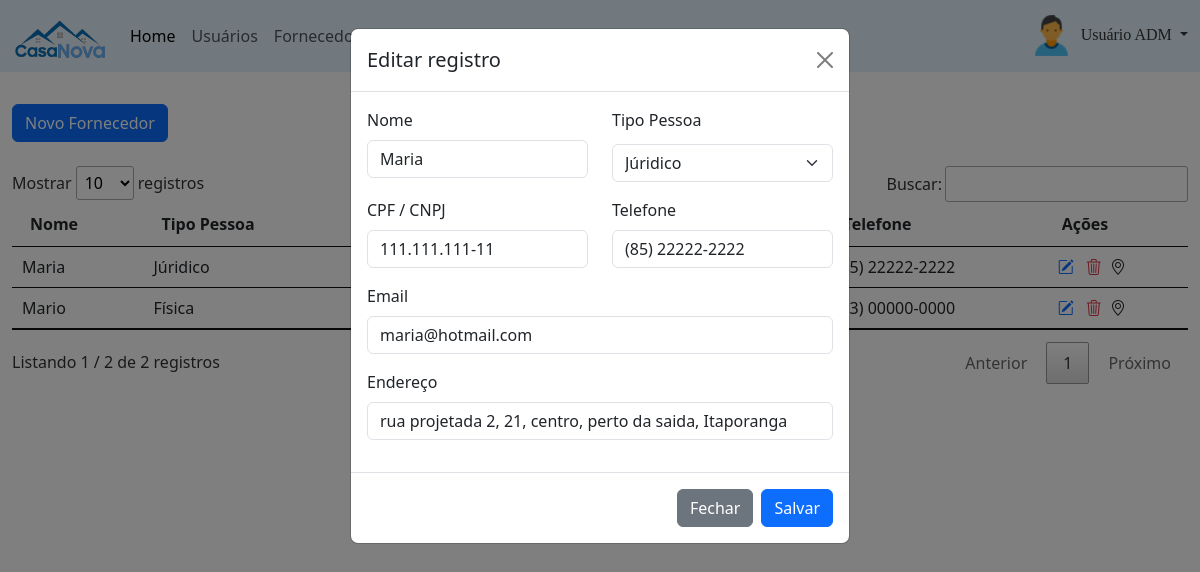
The app's page /painel-adm/index.php?pagina=fornecedores&funcao=editar&id=15 (signed in) with its own data.
### tables this page shows
CREATE TABLE `usuarios` (
  `id` int(11) NOT NULL,
  `nome` varchar(50) NOT NULL,
  `cpf` varchar(18) NOT NULL,
  `email` varchar(50) NOT NULL,
  `senha` varchar(20) NOT NULL,
  `nivel` varchar(13) NOT NULL
);

CREATE TABLE `fornecedores` (
  `id` int(11) NOT NULL,
  `nome` varchar(50) NOT NULL,
  `tipo_pessoa` varchar(10) NOT NULL,
  `cpf` varchar(14) DEFAULT NULL,
  `email` varchar(50) DEFAULT NULL,
  `telefone` varchar(15) DEFAULT NULL,
  `endereco` varchar(120) DEFAULT NULL
);

### painel-adm/fornecedores.php (the view, shortened to what this page needs)
<?php
$pag = 'fornecedores';
require_once("../conexao.php");
?>
<a class="btn btn-primary mt-2" href='index.php?pagina=<?php echo $pag ?>&funcao=novo' role="button">Novo Fornecedor</a>
<div class="mt-4">
    <?php
    $query = $pdo->query("SELECT * from fornecedores order by id desc");
    $res = $query->fetchAll(PDO::FETCH_ASSOC);
    $total_reg = @count($res);
    if($total_reg > 0){ ?>
    <table id="example" class="table table-hover my-2">
            <thead>
                <tr>
                    <th>Nome</th>
                    <th>Tipo Pessoa</th>
                    <th>CPF / CNPJ</th>
                    <th>Email</th>
                    <th>Telefone</th>
                    <th>Ações</th>
                </tr>
            </thead>
            <tbody>
                <?php
                for($i=0; $i <$total_reg; $i++){
                ?>
                <tr>
                    <td><?php echo $res[$i]["nome"] ?></td>
                    <td><?php echo $res[$i]["tipo_pessoa"] ?></td>
                    <td><?php echo $res[$i]["cpf"] ?></td>
                    <td><?php echo $res[$i]["email"] ?></td>
                    <td><?php echo $res[$i]["telefone"] ?></td>
                    <td>
                        <a href="index.php?pagina=<?php echo $pag ?>&funcao=editar&id=<?php echo $res[$i]['id'] ?>" title="Editar Registro" style="text-decoration: none;">
                            <i class="bi bi-pencil-square text-primary mx-1"></i>
                        </a>
                        <a href="index.php?pagina=<?php echo $pag ?>&funcao=deletar&id=<?php echo $res[$i]['id'] ?>" title="Excluir Registro" style="text-decoration: none;">
                            <i class="bi bi-trash3 text-danger mx-1"></i>
                        </a>
                        <a href="#" onclick="mostrarDados('<?php echo $res[$i]['endereco'] ?>', '<?php echo $res[$i]['nome'] ?>')" title="Ver endereço" style="text-decoration: none;">
                            <i class="bi bi-geo-alt text-dark "></i>
                        </a>
                    </td>
                </tr>
                <?php } ?>
            </tbody>
    </table>
    <?php }else{
        echo "<p>Não existem dados para serem exibidos!";
    } ?>
</div>
<?php
if(@$_GET['funcao'] == "editar"){
    $titulo_modal = "Editar registro";
    $query = $pdo->query("SELECT * from fornecedores WHERE id = '$_GET[id]'");
    $res = $query->fetchAll(PDO::FETCH_ASSOC);
    $total_reg = @count($res);
    if($total_reg > 0){
        $nome = $res[0]['nome'];
        $tipo_pessoa = $res[0]['tipo_pessoa'];
        $cpf = $res[0]['cpf'];
        $email = $res[0]['email'];
        $telefone = $res[0]['telefone'];
        $endereco = $res[0]['endereco'];
    }
}else{
    $titulo_modal = "Inserir registro";
}
?>
<div class="modal fade" tabindex="-1" id="modalCadastrar" data-bs-backdrop="static">
    <div class="modal-dialog">
        <div class="modal-content">
            <div class="modal-header">
                <h5 class="modal-title"><?php echo $titulo_modal ?></h5>
                <button type="button" class="btn-close" data-bs-dismiss="modal" aria-label="Close"></button>
            </div>
            <form method="POST" id="form">
                <div class="modal-body">
                    <div class="row">
                        <div class="col-md-6">
                            <div class="mb-3">
                                <label for="exampleFormControlInput1" class="form-label">Nome</label>
                                <input type="text" class="form-control" name="nome" id="nome" placeholder="Nome" required="" value="<?php echo @$nome ?>">
                            </div>
                        </div>
                        <div class="col-md-6">
                            <div class="mb-3">
                                <label for="exampleFormControlInput1" class="form-label">Tipo Pessoa</label>
                                <select class="form-select mt-1" aria-label="Default select example" name="tipo_pessoa">
                                    <option <?php if(@$tipo_pessoa == 'Júridico'){ ?> selected <?php } ?>  value="Júridico">Júridico</option>
                                </select>
                            </div>
                        </div>
                        <div class="col-md-6">
                            <div class="mb-3">
                                <label for="exampleFormControlInput1" class="form-label">CPF / CNPJ</label>
                                <input type="text" class="form-control" name="cpf" id="cpf" placeholder="CPF ou CNPJ" value="<?php echo @$cpf ?>">
                            </div>
                        </div>
                        <div class="col-md-6">
                            <div class="mb-3">
                                <label for="exampleFormControlInput1" class="form-label">Telefone</label>
                                <input type="text" class="form-control" name="telefone" id="telefone" placeholder="Telefone com DDD" value="<?php echo @$telefone ?>">
                            </div>
                        </div>
                    </div>
                    <div class="mb-3">
                        <label for="exampleFormControlInput1" class="form-label">Email</label>
                        <input type="email" class="form-control" name="email" id="email" placeholder="Email" value="<?php echo @$email ?>">
                    </div>
                    <div class="mb-3">
                        <label for="exampleFormControlInput1" class="form-label">Endereço</label>
                        <input type="text" class="form-control" name="endereco" id="endereco" placeholder="Rua, número, bairro, complemento e CEP" value="<?php echo @$endereco ?>">
                    </div>
                </div>
                <div class="modal-footer">
                    <button name="btn-fechar" id="btn-fechar" type="button" class="btn btn-secondary" data-bs-dismiss="modal">Fechar</button>
                    <button name="btn-salvar" id="btn-salvar" type="submit" class="btn btn-primary">Salvar</button>
                </div>
            </form>
        </div>
    </div>
</div>

### painel-adm/index.php (shortened to what this page needs)
<?php
require_once("../conexao.php");
$menu1 = "home";
$menu2 = "usuarios";
$menu3 = "fornecedores";
$query = $pdo->query("SELECT * from usuarios WHERE id = '$_SESSION[id_usuario]'");
$res = $query->fetchAll(PDO::FETCH_ASSOC);
$nome_usu = $res[0]['nome'];
?>
<!DOCTYPE html>
<html lang="pt-br">
    <head>
        <link href="https://cdn.jsdelivr.net/npm/bootstrap@5.3.0-alpha1/dist/css/bootstrap.min.css" rel="stylesheet">
        <link rel="stylesheet" type="text/css" href="../recurso/DataTables/datatables.min.css"/>
        <link rel="stylesheet" href="https://cdn.jsdelivr.net/npm/bootstrap-icons@1.10.3/font/bootstrap-icons.css">
    </head>
    <body>
        <header>
            <nav class="navbar navbar-expand-lg" style="background-color: #e3f2fd;">
                <div class="container-fluid">
                    <a class="navbar-brand" href="index.php"><img src="../imagem/logo.png" class="img-fluid" width="94px" height="60px" alt="Logo"/></a>
                    <div class="collapse navbar-collapse" id="navbarSupportedContent">
                        <ul class="navbar-nav me-auto mb-2 mb-lg-0">
                            <li class="nav-item">
                                <a class="nav-link active" aria-current="page" href="index.php?pagina=<?php echo $menu1 ?>">Home</a>
                            </li>
                            <li class="nav-item">
                                <a class="nav-link" href="index.php?pagina=<?php echo $menu2 ?>">Usuários</a>
                            </li>
                            <li class="nav-item">
                                <a class="nav-link" href="index.php?pagina=<?php echo $menu3 ?>">Fornecedores</a>
                            </li>
                            <li class="nav-item dropdown">
                                <a class="nav-link dropdown-toggle" href="#" role="button" data-bs-toggle="dropdown" aria-expanded="false">
                                </a>
                            </li>
                            <li class="nav-item dropdown">
                                <a class="nav-link dropdown-toggle" href="#" role="button" data-bs-toggle="dropdown" aria-expanded="false">
                                </a>
                            </li>
                            <li class="nav-item dropdown">
                                <a class="nav-link dropdown-toggle" href="#" role="button" data-bs-toggle="dropdown" aria-expanded="false">
                                </a>
                            </li>
                            <li class="nav-item dropdown">
                                <a class="nav-link dropdown-toggle" href="#" role="button" data-bs-toggle="dropdown" aria-expanded="false">
                                </a>
                            </li>
                        </ul>
                        <form class="d-flex">
                            <div class="btn-group">
                                <a class="dropdown-toggle" href="#" role="button" data-bs-toggle="dropdown" aria-expanded="false" style="text-decoration: none; color: #363636;">
                                    <img src="../imagem/icone-usuario.png" width="49px" height="49px" alt="usuário padrão"/>
                                    <font face="Verdana"><?php echo $nome_usu; ?></font>
                                </a>
                            </div>
                        </form>
                    </div>
                </div>
            </nav>
        </header>
        <main>
            <div class="container-fluid mt-4">
                <?php
                if(@$_GET['pagina'] == $menu1){
                    require_once($menu1. ".php");
                }
                else if(@$_GET['pagina'] == $menu2){
                    require_once($menu2. ".php");
                }
                else if(@$_GET['pagina'] == $menu3){
                    require_once($menu3. ".php");
                }
                ?>
            </div>
        </main>
    </body>
</html>

### records on screen
usuarios: nome "Usuário ADM"
fornecedores: nome "Maria", tipo_pessoa "Júridico", telefone "(85) 22222-2222", cpf "111.111.111-11", email "maria@hotmail.com", endereco "rua projetada 2, 21, centro, perto da saida, Itaporanga"
fornecedores: nome "Mario", tipo_pessoa "Física", telefone "(83) 00000-0000"

### other values on screen
$titulo_modal "Editar registro"
